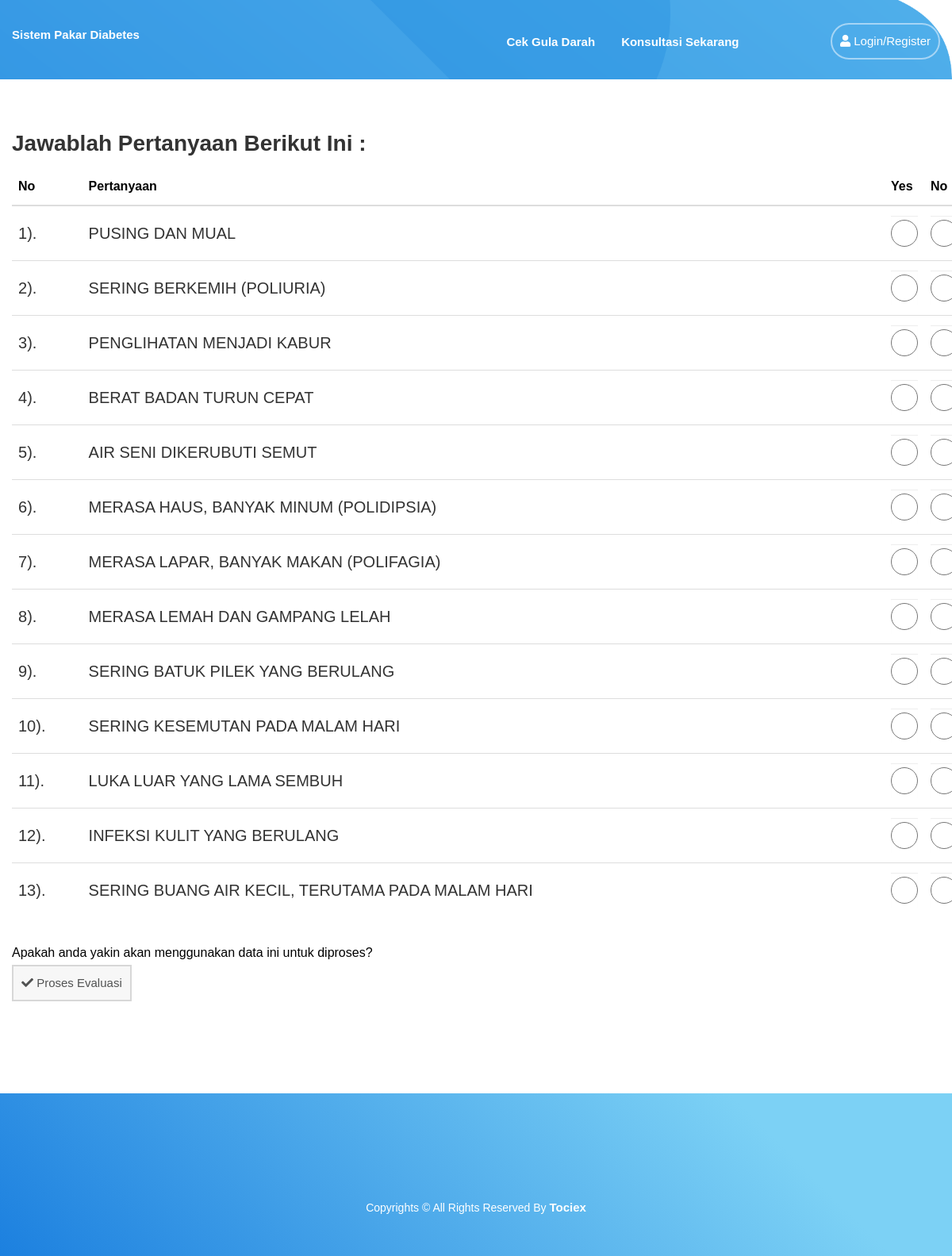
Screenshot of /index.php/halaman/uji with the database file from the repository.
### tables this page shows
CREATE TABLE `tabelpertanyaan` (
  `NoPertanyaan` int(11) NOT NULL,
  `NamaPenyakit` char(23) NOT NULL,
  `KodePertanyaan` varchar(6) NOT NULL,
  `Pertanyaan` varchar(255) DEFAULT NULL
);

### application/controllers/Halaman.php (called while the page is built, shortened)
<?php
class Halaman extends CI_Controller
{
	public function __construct()
	{
		$this->load->library('session');
		$this->load->helper('form');
		$this->load->library('form_validation');
		$this->load->library('upload');
		$this->load->model('LoginModel');
		$this->load->helper('url_helper');
		$this->load->helper('text');
		$this->load->helper('date');
		$this->load->library('pagination');
		$this->load->model('Konsultasi_model');
		$this->load->model('Jawaban_model');
		$this->load->model('Admin_model');
	}
	public function uji()
	{
		$data['status'] = $status;
		$this->load->view('pages/front/header', $data);
		$this->load->view('pages/front/uji', $data);
		$this->load->view('pages/front/footer');
	}
}

### index.php (called while the page is built, shortened)
<?php
require_once BASEPATH.'core/CodeIgniter.php';

### application/views/pages/front/uji.php (the view, shortened to what this page needs)
<main id="main">
    <section
        style="background-image: url(<?php echo base_url(); ?>assets/medbloc/images/img01.png); background-size:cover; height:100px">
    </section>
    <section id="data" class="content-sec container">
        <div class="row">
            <div class="col-xs-12">
                <h3 class=" fwbold text-capitalize">Jawablah pertanyaan berikut ini : </h3>
                <div class="content-block fwLight">
                    <div class="container">
                        <div class="jawaban">
                            <div class="row">
                                <?php echo form_open('Halaman/jawab'); ?>
                                <table class="table">
                                    <thead>
                                        <tr>
                                            <th>No</th>
                                            <th>Pertanyaan</th>
                                            <th style="width:50px">Yes</th>
                                            <th style="width:50px">No</th>
                                        </tr>
                                    </thead>
                                    <tbody>
                                        <?php
										$no = 1;
										$konsul = $this->db->query("SELECT * FROM tabelpertanyaan order by NoPertanyaan Asc")->result();
										foreach ($konsul as $kons) {
											$pj = '';
										?>
                                        <tr>
                                            <td>
                                                <h4><?php echo $no++; ?>). <?php $pj ?> </h4>
                                            </td>
                                            <td>
                                                <h4><?php echo $kons->Pertanyaan; ?></h4>
                                            </td>
                                            <td><input <?php if ($pj == "YA") { ?> checked <?php } ?>
                                                    onclick="getJawaban('<?php echo $kons->KodePertanyaan ?>');"
                                                    type="radio" class="form-control"
                                                    name="<?php echo $kons->KodePertanyaan ?>" value="YA" required>
                                            </td>
                                            <td><input <?php if ($pj == "NO") { ?> checked <?php } ?>
                                                    onclick="getJawaban('<?php echo $kons->KodePertanyaan ?>')"
                                                    type="radio" class="form-control"
                                                    name="<?php echo $kons->KodePertanyaan ?>" value="NO" required>
                                            </td>
                                        </tr>
                                        <?php }  ?>
                                    </tbody>
                                </table>
                                <div>Apakah anda yakin akan menggunakan data ini untuk diproses? &nbsp;
                                </div>
                                <button type="submit" name="btnYa"
                                    onclick="return confirm('Anda Yakin Akan Memproses Data?')"
                                    class="btnPilihanYa btn-primary btn-grey"><i class="fa fa-check"></i> Proses
                                    Evaluasi</button>
                                <?php echo form_close(); ?>
                            </div>
    </section>
    </div>

### assets/medbloc/style.css (style rules this page uses)
.clearfix:after, #header:after, .banner-sec .caption:after, .banner-sec .btn-holder:after, .feature-sec:after, .feature-sec .tabset:after, .content-sec:after, .content-sec .content-holder:after, #footer .txt-holder:after { content: ''; display: block; clear: both; }
body { font-weight: 400; margin: 0; font-family: 'Montserrat', sans-serif; }
.fwLight { font-weight: 300; }
.fwbold { font-weight: 700; }
.btn-primary { display: inline-block; vertical-align: middle; font-size: 15px; line-height: 18px; background: none; color: #fff; border: 2px solid #fff; padding: 12px 10px; }
.btn-primary.btn-grey { border-color: #d7d7d7; background: #f7f7f7; color: #515252; }
#main { overflow: hidden; }
.content-sec { position: relative; padding-top: 116px; padding-bottom: 116px; }
.content-sec:before { position: absolute; content: ""; z-index: -1; left: 0; top: 0; bottom: -530px; right: 0; background: #f3f3f3; }

### assets/medbloc/css/responsive.css (style rules this page uses)
@media (max-width: 1450px) { .content-sec { padding-top: 36px; } }

### rows the page displays
tabelpertanyaan: Pertanyaan "PUSING DAN MUAL"
tabelpertanyaan: Pertanyaan "SERING BERKEMIH (POLIURIA)"
tabelpertanyaan: Pertanyaan "PENGLIHATAN MENJADI KABUR"
tabelpertanyaan: Pertanyaan "BERAT BADAN TURUN CEPAT"
tabelpertanyaan: Pertanyaan "AIR SENI DIKERUBUTI SEMUT"
tabelpertanyaan: Pertanyaan "MERASA HAUS, BANYAK MINUM (POLIDIPSIA)"
tabelpertanyaan: Pertanyaan "MERASA LAPAR, BANYAK MAKAN (POLIFAGIA)"
tabelpertanyaan: Pertanyaan "MERASA LEMAH DAN GAMPANG LELAH"
tabelpertanyaan: Pertanyaan "SERING BATUK PILEK YANG BERULANG"
tabelpertanyaan: Pertanyaan "SERING KESEMUTAN PADA MALAM HARI"
tabelpertanyaan: Pertanyaan "LUKA LUAR YANG LAMA SEMBUH"
tabelpertanyaan: Pertanyaan "INFEKSI KULIT YANG BERULANG"
tabelpertanyaan: Pertanyaan "SERING BUANG AIR KECIL, TERUTAMA PADA MALAM HARI"
